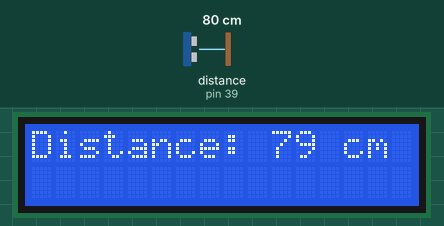
Simulated run of this sketch. Board: Arduino Mega 2560, built with avr-gcc and run on an emulated ATmega2560. Parts: 16×2 character LCD. Wiring (inferred from the names in the program): ultrasonic range finder: trigger pin 23; echo pin 39. The test bench sets the inputs (shaded band); at power-on: distance to the obstacle (sensor on pin 39) 80 cm. The echo pulse lasts 58.3 µs per cm; what the sketch prints to the serial monitor is not drawn.

Above: at 1.2 s.
1.3 s: distance to the obstacle (sensor on pin 39) set to 2 cm
At 2.2 s:
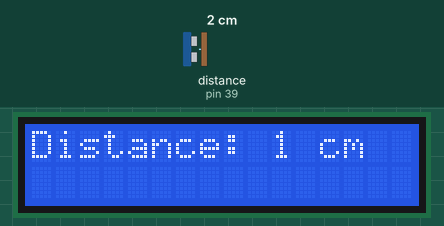
3.1 s: distance to the obstacle (sensor on pin 39) set to 4 cm
At 4.1 s:
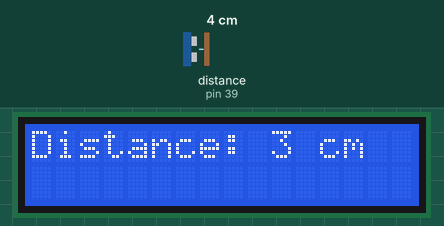
4.7 s: distance to the obstacle (sensor on pin 39) set to 9 cm
At 6.0 s:
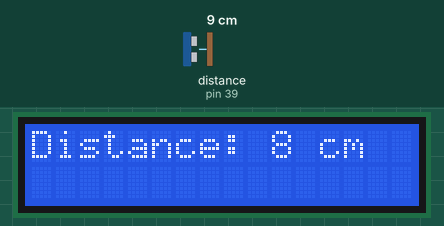
Timing chart, 0 to 7.7 s (numbered marks = the images above; inputs shaded):
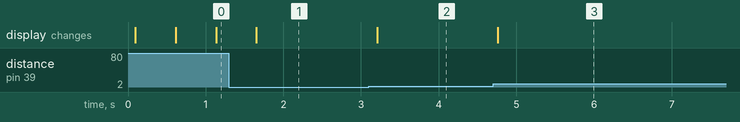

The sketch:

exp2.ino
```cpp
#include <LiquidCrystal_I2C.h>
LiquidCrystal_I2C lcd(0x3F, 16, 2);

#define trigPin 23
#define echoPin 39

long duration;
int distance;

void setup() {
  lcd.init();
  lcd.backlight();
  lcd.clear();
  pinMode(trigPin, OUTPUT);
  pinMode(echoPin, INPUT);
  Serial.begin(9600);
}

void loop() {
  digitalWrite(trigPin, LOW);
  delayMicroseconds(2);
  digitalWrite(trigPin, HIGH);
  delayMicroseconds(10);
  digitalWrite(trigPin, LOW);
  duration = pulseIn(echoPin, HIGH);
  distance = duration * 0.0344 / 2;
  lcd.clear();
  lcd.setCursor(0, 0);
  lcd.print("Distance: ");
  lcd.print(distance);
  lcd.print(" cm");
  Serial.print("Distance: ");
  Serial.print(distance);
  Serial.println(" cm");
  delay(500);
}
```

Measured:
- after the input at 1.3 s, the display: changes after 0.35 s (image 1)
- after the input at 3.1 s, the display: changes after 0.11 s (image 2)
- after the input at 4.7 s, the display: changes after 0.06 s (image 3)
